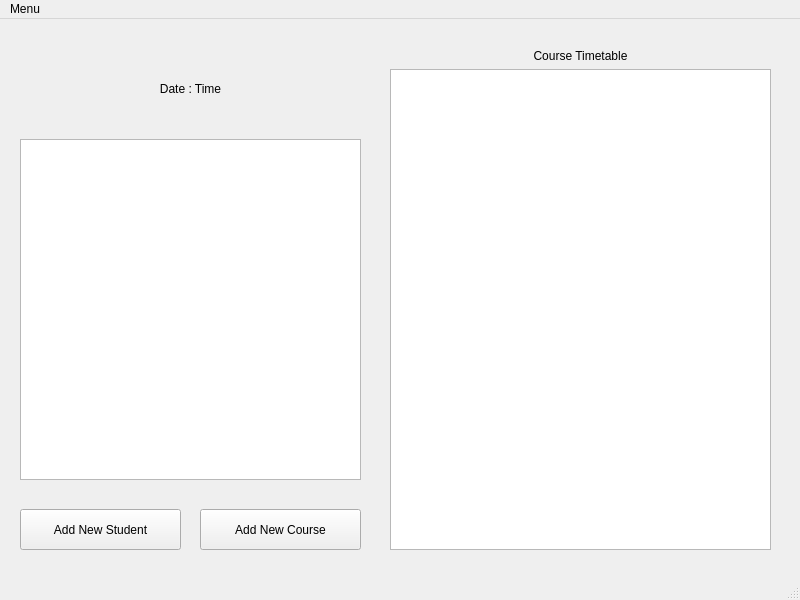
<?xml version="1.0" encoding="UTF-8"?>
<ui version="4.0">
 <class>MainWindow</class>
 <widget class="QMainWindow" name="MainWindow">
  <property name="geometry">
   <rect>
    <x>0</x>
    <y>0</y>
    <width>800</width>
    <height>600</height>
   </rect>
  </property>
  <property name="windowTitle">
   <string>MainWindow</string>
  </property>
  <widget class="QWidget" name="centralwidget">
   <widget class="QWidget" name="gridLayoutWidget_3">
    <property name="geometry">
     <rect>
      <x>390</x>
      <y>30</y>
      <width>381</width>
      <height>501</height>
     </rect>
    </property>
    <layout class="QGridLayout" name="gridLayout_3">
     <item row="0" column="0">
      <widget class="QLabel" name="label_9">
       <property name="text">
        <string>Course Timetable</string>
       </property>
       <property name="alignment">
        <set>Qt::AlignCenter</set>
       </property>
      </widget>
     </item>
     <item row="1" column="0">
      <widget class="QTableView" name="tableView"/>
     </item>
    </layout>
   </widget>
   <widget class="QPushButton" name="addNewStudentButton">
    <property name="geometry">
     <rect>
      <x>20</x>
      <y>490</y>
      <width>161</width>
      <height>41</height>
     </rect>
    </property>
    <property name="text">
     <string>Add New Student</string>
    </property>
   </widget>
   <widget class="QPushButton" name="addNewCourseButton">
    <property name="geometry">
     <rect>
      <x>200</x>
      <y>490</y>
      <width>161</width>
      <height>41</height>
     </rect>
    </property>
    <property name="text">
     <string>Add New Course</string>
    </property>
   </widget>
   <widget class="QGraphicsView" name="graphicsView">
    <property name="geometry">
     <rect>
      <x>20</x>
      <y>120</y>
      <width>341</width>
      <height>341</height>
     </rect>
    </property>
   </widget>
   <widget class="QWidget" name="verticalLayoutWidget">
    <property name="geometry">
     <rect>
      <x>20</x>
      <y>29</y>
      <width>341</width>
      <height>81</height>
     </rect>
    </property>
    <layout class="QVBoxLayout" name="verticalLayout">
     <item>
      <widget class="QLabel" name="mDateTimeLabel">
       <property name="text">
        <string>Date : Time</string>
       </property>
       <property name="textFormat">
        <enum>Qt::AutoText</enum>
       </property>
       <property name="alignment">
        <set>Qt::AlignCenter</set>
       </property>
      </widget>
     </item>
    </layout>
   </widget>
  </widget>
  <widget class="QMenuBar" name="menubar">
   <property name="geometry">
    <rect>
     <x>0</x>
     <y>0</y>
     <width>800</width>
     <height>22</height>
    </rect>
   </property>
   <widget class="QMenu" name="menuMenu">
    <property name="title">
     <string>Menu</string>
    </property>
    <addaction name="actionAdministrator_mode"/>
    <addaction name="actionSwitch_to_student_mode"/>
   </widget>
   <addaction name="menuMenu"/>
  </widget>
  <widget class="QStatusBar" name="statusbar"/>
  <action name="actionAdministrator_mode">
   <property name="text">
    <string>Switch to administrator mode</string>
   </property>
  </action>
  <action name="actionSwitch_to_student_mode">
   <property name="text">
    <string>Switch to student mode</string>
   </property>
  </action>
 </widget>
 <resources/>
 <connections/>
</ui>
